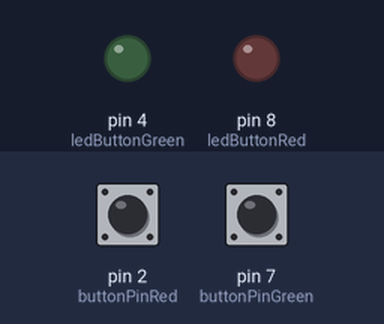
Simulated run of this sketch. Board: Arduino Uno, built with avr-gcc and run on an emulated ATmega328P. On the bench: output pins drawn as LEDs (lit = HIGH). Dashed ring = blinking. The inputs (shaded band) are chosen by the test bench; at power-on: pin 2 (buttonPinRed) HIGH, pin 7 (buttonPinGreen) HIGH.

Above: at 1.2 s.
1.3 s: pin 2 (buttonPinRed) pulled LOW for 0.15 s
At 1.55 s:
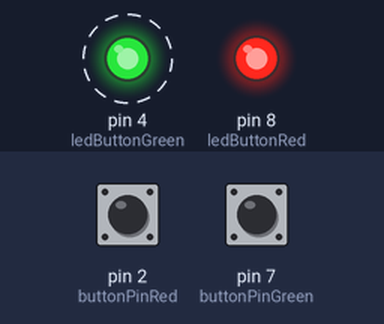
4.3 s: pin 7 (buttonPinGreen) pulled LOW for 0.15 s
At 4.36 s:
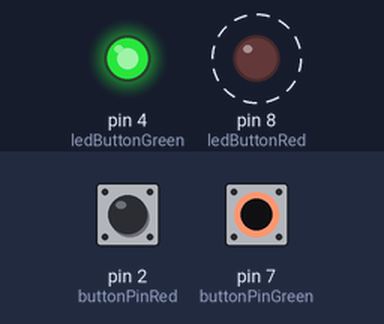
7.3 s: pin 2 (buttonPinRed) pulled LOW for 1 s
At 7.55 s:
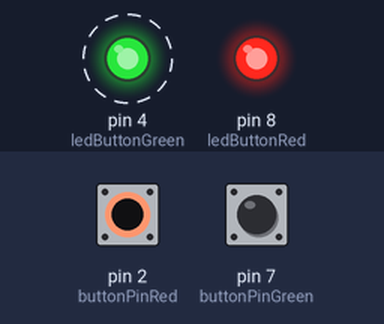
10.3 s: pin 7 (buttonPinGreen) pulled LOW for 1 s
At 10.55 s:
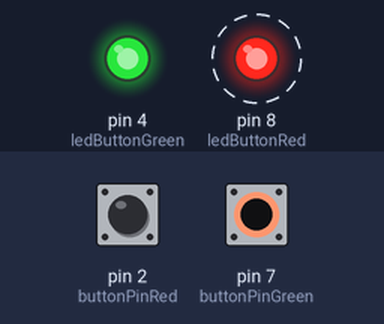
Timing chart, 0 to 14.3 s (numbered marks = the images above; inputs shaded):
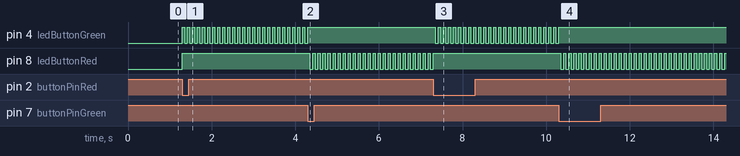

The sketch:

LABA1_5.ino
```cpp
int buttonPinRed = 2;
int buttonPinGreen = 7;
int ledButtonGreen = 4;
int ledButtonRed = 8;
int mode = 0;


void setup()
{
  pinMode(buttonPinRed, INPUT_PULLUP);
  pinMode(buttonPinGreen, INPUT_PULLUP);
  pinMode(ledButtonGreen, OUTPUT);
  pinMode(ledButtonRed, OUTPUT);
  Serial.begin(9600);
}

void loop()
{
  delay(20);
  int buttonState1 = digitalRead(buttonPinRed);
  int buttonState2 = digitalRead(buttonPinGreen);
  if(buttonState1 == LOW)//red
  {
  mode = 1;
  }
  else if(buttonState2 == LOW)
  {
  mode = 2;
  }
  if(mode == 2)
  {
  digitalWrite(ledButtonGreen, HIGH);
  digitalWrite(ledButtonRed, HIGH);
  delay(50);
  digitalWrite(ledButtonRed, LOW);
  delay(50);
  }
  else if(mode == 1)
  {
  digitalWrite(ledButtonRed, HIGH);
  digitalWrite(ledButtonGreen, HIGH);
  delay(50);
  digitalWrite(ledButtonGreen, LOW);
  delay(50);
  }
}
```

Measured:
- after the input at 1.3 s, pin 4 (ledButtonGreen): alternates HIGH for 0.05 s and LOW for 0.07 s, starting at once; pin 8 (ledButtonRed): LOW → HIGH at once
- after the input at 4.3 s, pin 4 (ledButtonGreen): goes on until 4.3 s, then stays HIGH; pin 8 (ledButtonRed): alternates HIGH for 0.05 s and LOW for 0.07 s, starting after 0.05 s
- after the input at 7.3 s, pin 4 (ledButtonGreen): alternates HIGH for 0.05 s and LOW for 0.07 s, starting after 0.05 s; pin 8 (ledButtonRed): goes on until 7.3 s, then stays HIGH
- after the input at 10.3 s, pin 4 (ledButtonGreen): goes on until 10.3 s, then stays HIGH; pin 8 (ledButtonRed): alternates HIGH for 0.05 s and LOW for 0.07 s, starting after 0.05 s
